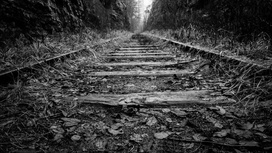
%> input picture Lab Project/rail.jpeg, 272 x 153 px, shrunk from 622 x 350 before the run
$ octave matching.m   (GNU Octave 9; MATLAB toolbox functions it lacks are replaced by stand-ins)
%> lines starting %> are read from the running program, lines starting %| are printed output that depends on the picture
close all;
clear;
clc;

img = imread('rail.jpeg');
%> img is the input picture: size 153x272x3 uint8; min 0, max 253, mean 59.1
ref = imread('child1.jpg');
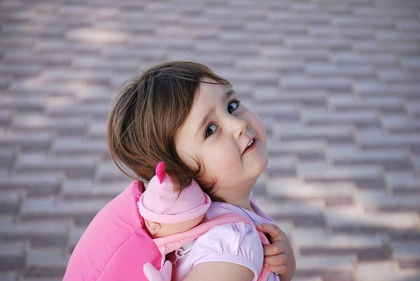
%> input picture Lab Project/child1.jpg, 420 x 281 px, shrunk from 960 x 642 before the run
%> ref is the input picture: size 281x420x3 uint8; mean R, G, B 152.7, 137.1, 150.3

r = size(img,1);
%> r = 153
c = size(img,2);
%> c = 272

he = uint8(zeros(r,c));   %histogram equalisation he final output
pixels = r*c;
%> pixels = 41616

f = zeros(256,1);
pdf = zeros(256,1);
cdf = zeros(256,1);
cum = zeros(256,1);
out = zeros(256,1);

for i=1:r
    for j=1:c
        value = img(i,j);
        f(value+1)=f(value+1)+1;
        pdf(value+1)=f(value+1)/pixels;
    end
end
%> after the loop, f = 256 values, max 733 at index 1, min 0 at index 217, mean 162.6; pdf = 256 values, max 0.0176 at index 1, min 0 at index 217, mean 0.00391

sum=0;
L = 256-1;

for i=1:size(pdf)
    sum = sum+ f(i);
    cum(i)= sum;
    cdf(i)= cum(i)/pixels;
    out(i)=round(cdf(i)*L);
end
%> this loop made 256 passes
%> sum on passes 1 to 3: 733, 1173, 1610
%> after the loop, cdf = 256 values from 0.0176 to 1; cum = 256 values from 733 to 41616; out = 256 values from 4 to 255; sum = 41616

for i=1:r
    for j=1:c
        he(i,j)=out(img(i,j)+1);
    end
end
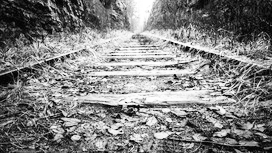
%> he: size 153x272 uint8; min 4, max 255, mean 128.5

r = size(ref,1);
%> r = 281
c = size(ref,2);
%> c = 420

refhe = uint8(zeros(r,c));   %histogram equalisation he final output
pixels = r*c;
%> pixels = 118020

f = zeros(256,1);
pdf = zeros(256,1);
cdf = zeros(256,1);
cum = zeros(256,1);
rout = zeros(256,1);

for i=1:r
    for j=1:c
        value = ref(i,j);
        f(value+1)=f(value+1)+1;
        pdf(value+1)=f(value+1)/pixels;
    end
end
%> after the loop, f = 256 values, max 1712 at index 150, min 0 at index 4, mean 461; pdf = 256 values, max 0.0145 at index 150, min 0 at index 4, mean 0.00391

sum=0;
L = 256-1;

for i=1:size(pdf)
    sum = sum+ f(i);
    cum(i)= sum;
    cdf(i)= cum(i)/pixels;
    rout(i)=round(cdf(i)*L);
end
%> this loop made 256 passes
%> sum on passes 1 to 3: 2, 3, 4
%> after the loop, cdf = 256 values from 1.69e-05 to 1; cum = 256 values from 2 to 118020; rout = 256 values from 0 to 255; sum = 118020

for i=1:r
    for j=1:c
        refhe(i,j)=rout(ref(i,j)+1);
    end
end
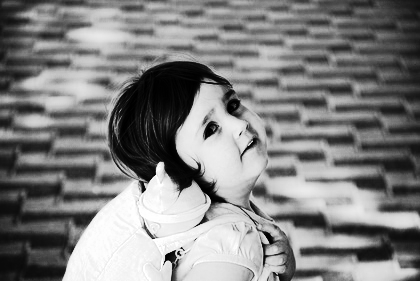
%> refhe: size 281x420 uint8; min 0, max 255, mean 128.6

output = uint8(zeros(r,c));
for i=1:r
    for j=1:c
       for k=1:256
%> (the run ends here)
